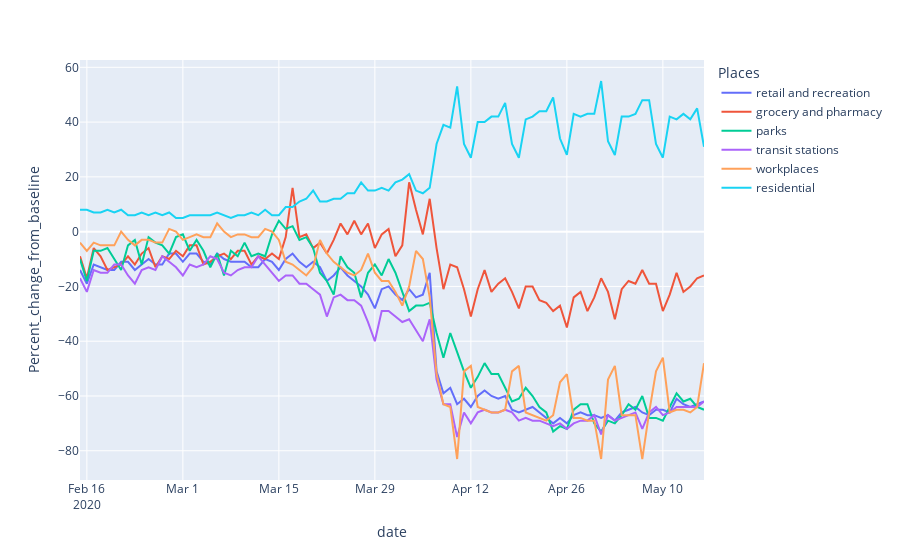

Notebook cell for this chart:
### Code cell
fig = px.line(mob, x='date', y='Percent_change_from_baseline', color="Places", hover_name="Places")
fig.show()

### Figure 1 — Plotly figure (JSON) as saved in the notebook; plotly's stock layout.template omitted (floating-point values rounded to 4 significant figures)
{"data": [{"hoverlabel": {"namelength": 0}, "hovertemplate": "<b>%{hovertext}</b><br><br>Places=retail and recreation<br>date=%{x}<br>Percent_change_from_baseline=%{y}", "hovertext": ["retail and recreation", "retail and recreation", "retail and recreation", "retail and recreation", "retail and recreation", "retail and recreation", "retail and recreation", "retail and recreation", "retail and recreation", "retail and recreation", "retail and recreation", "retail and recreation", "retail and recreation", "retail and recreation", "retail and recreation", "retail and recreation", "retail and recreation", "retail and recreation", "retail and recreation", "retail and recreation", "retail and recreation", "retail and recreation", "retail and recreation", "retail and recreation", "retail and recreation", "retail and recreation", "retail and recreation", "retail and recreation", "retail and recreation", "retail and recreation", "retail and recreation", "retail and recreation", "retail and recreation", "retail and recreation", "retail and recreation", "retail and recreation", "retail and recreation", "retail and recreation", "retail and recreation", "retail and recreation", "retail and recreation", "retail and recreation", "retail and recreation", "retail and recreation", "retail and recreation", "retail and recreation", "retail and recreation", "retail and recreation", "retail and recreation", "retail and recreation", "retail and recreation", "retail and recreation", "retail and recreation", "retail and recreation", "retail and recreation", "retail and recreation", "retail and recreation", "retail and recreation", "retail and recreation", "retail and recreation", "retail and recreation", "retail and recreation", "retail and recreation", "retail and recreation", "retail and recreation", "retail and recreation", "retail and recreation", "retail and recreation", "retail and recreation", "retail and recreation", "retail and recreation", "retail and recreation", "retail and recreation", "retail and recreation", "retail and recreation", "retail and recreation", "retail and recreation", "retail and recreation", "retail and recreation", "retail and recreation", "retail and recreation", "retail and recreation", "retail and recreation", "retail and recreation", "retail and recreation", "retail and recreation", "retail and recreation", "retail and recreation", "retail and recreation", "retail and recreation", "retail and recreation", "retail and recreation"], "legendgroup": "retail and recreation", "line": {"color": "#636efa", "dash": "solid"}, "mode": "lines", "name": "retail and recreation", "showlegend": true, "type": "scatter", "x": ["2020-02-15T00:00:00", "2020-02-16T00:00:00", "2020-02-17T00:00:00", "2020-02-18T00:00:00", "2020-02-19T00:00:00", "2020-02-20T00:00:00", "2020-02-21T00:00:00", "2020-02-22T00:00:00", "2020-02-23T00:00:00", "2020-02-24T00:00:00", "2020-02-25T00:00:00", "2020-02-26T00:00:00", "2020-02-27T00:00:00", "2020-02-28T00:00:00", "2020-02-29T00:00:00", "2020-03-01T00:00:00", "2020-03-02T00:00:00", "2020-03-03T00:00:00", "2020-03-04T00:00:00", "2020-03-05T00:00:00", "2020-03-06T00:00:00", "2020-03-07T00:00:00", "2020-03-08T00:00:00", "2020-03-09T00:00:00", "2020-03-10T00:00:00", "2020-03-11T00:00:00", "2020-03-12T00:00:00", "2020-03-13T00:00:00", "2020-03-14T00:00:00", "2020-03-15T00:00:00", "2020-03-16T00:00:00", "2020-03-17T00:00:00", "2020-03-18T00:00:00", "2020-03-19T00:00:00", "2020-03-20T00:00:00", "2020-03-21T00:00:00", "2020-03-22T00:00:00", "2020-03-23T00:00:00", "2020-03-24T00:00:00", "2020-03-25T00:00:00", "2020-03-26T00:00:00", "2020-03-27T00:00:00", "2020-03-28T00:00:00", "2020-03-29T00:00:00", "2020-03-30T00:00:00", "2020-03-31T00:00:00", "2020-04-01T00:00:00", "2020-04-02T00:00:00", "2020-04-03T00:00:00", "2020-04-04T00:00:00", "2020-04-05T00:00:00", "2020-04-06T00:00:00", "2020-04-07T00:00:00", "2020-04-08T00:00:00", "2020-04-09T00:00:00", "2020-04-10T00:00:00", "2020-04-11T00:00:00", "2020-04-12T00:00:00", "2020-04-13T00:00:00", "2020-04-14T00:00:00", "2020-04-15T00:00:00", "2020-04-16T00:00:00", "2020-04-17T00:00:00", "2020-04-18T00:00:00", "2020-04-19T00:00:00", "2020-04-20T00:00:00", "2020-04-21T00:00:00", "2020-04-22T00:00:00", "2020-04-23T00:00:00", "2020-04-24T00:00:00", "2020-04-25T00:00:00", "2020-04-26T00:00:00", "2020-04-27T00:00:00", "2020-04-28T00:00:00", "2020-04-29T00:00:00", "2020-04-30T00:00:00", "2020-05-01T00:00:00", "2020-05-02T00:00:00", "2020-05-03T00:00:00", "2020-05-04T00:00:00", "2020-05-05T00:00:00", "2020-05-06T00:00:00", "2020-05-07T00:00:00", "2020-05-08T00:00:00", "2020-05-09T00:00:00", "2020-05-10T00:00:00", "2020-05-11T00:00:00", "2020-05-12T00:00:00", "2020-05-13T00:00:00", "2020-05-14T00:00:00", "2020-05-15T00:00:00", "2020-05-16T00:00:00"], "xaxis": "x", "y": [-14, -19, -12, -13, -14, -14, -11, -11, -14, -12, -10, -12, -12, -8, -8, -11, -8, -8, -11, -12, -8, -10, -11, -11, -11, -13, -13, -10, -11, -14, -10, -8, -11, -13, -11, -13, -18, -16, -13, -16, -18, -20, -23, -28, -21, -20, -23, -25, -21, -24, -23, -15, -51, -59, -57, -63, -61, -64, -60, -58, -60, -61, -60, -65, -66, -65, -64, -66, -68, -70, -68, -70, -67, -66, -67, -67, -68, -67, -69, -66, -65, -64, -66, -67, -65, -65, -66, -61, -63, -64, -63, -62], "yaxis": "y"}, {"hoverlabel": {"namelength": 0}, "hovertemplate": "<b>%{hovertext}</b><br><br>Places=grocery and pharmacy<br>date=%{x}<br>Percent_change_from_baseline=%{y}", "hovertext": ["grocery and pharmacy", "grocery and pharmacy", "grocery and pharmacy", "grocery and pharmacy", "grocery and pharmacy", "grocery and pharmacy", "grocery and pharmacy", "grocery and pharmacy", "grocery and pharmacy", "grocery and pharmacy", "grocery and pharmacy", "grocery and pharmacy", "grocery and pharmacy", "grocery and pharmacy", "grocery and pharmacy", "grocery and pharmacy", "grocery and pharmacy", "grocery and pharmacy", "grocery and pharmacy", "grocery and pharmacy", "grocery and pharmacy", "grocery and pharmacy", "grocery and pharmacy", "grocery and pharmacy", "grocery and pharmacy", "grocery and pharmacy", "grocery and pharmacy", "grocery and pharmacy", "grocery and pharmacy", "grocery and pharmacy", "grocery and pharmacy", "grocery and pharmacy", "grocery and pharmacy", "grocery and pharmacy", "grocery and pharmacy", "grocery and pharmacy", "grocery and pharmacy", "grocery and pharmacy", "grocery and pharmacy", "grocery and pharmacy", "grocery and pharmacy", "grocery and pharmacy", "grocery and pharmacy", "grocery and pharmacy", "grocery and pharmacy", "grocery and pharmacy", "grocery and pharmacy", "grocery and pharmacy", "grocery and pharmacy", "grocery and pharmacy", "grocery and pharmacy", "grocery and pharmacy", "grocery and pharmacy", "grocery and pharmacy", "grocery and pharmacy", "grocery and pharmacy", "grocery and pharmacy", "grocery and pharmacy", "grocery and pharmacy", "grocery and pharmacy", "grocery and pharmacy", "grocery and pharmacy", "grocery and pharmacy", "grocery and pharmacy", "grocery and pharmacy", "grocery and pharmacy", "grocery and pharmacy", "grocery and pharmacy", "grocery and pharmacy", "grocery and pharmacy", "grocery and pharmacy", "grocery and pharmacy", "grocery and pharmacy", "grocery and pharmacy", "grocery and pharmacy", "grocery and pharmacy", "grocery and pharmacy", "grocery and pharmacy", "grocery and pharmacy", "grocery and pharmacy", "grocery and pharmacy", "grocery and pharmacy", "grocery and pharmacy", "grocery and pharmacy", "grocery and pharmacy", "grocery and pharmacy", "grocery and pharmacy", "grocery and pharmacy", "grocery and pharmacy", "grocery and pharmacy", "grocery and pharmacy", "grocery and pharmacy"], "legendgroup": "grocery and pharmacy", "line": {"color": "#EF553B", "dash": "solid"}, "mode": "lines", "name": "grocery and pharmacy", "showlegend": true, "type": "scatter", "x": ["2020-02-15T00:00:00", "2020-02-16T00:00:00", "2020-02-17T00:00:00", "2020-02-18T00:00:00", "2020-02-19T00:00:00", "2020-02-20T00:00:00", "2020-02-21T00:00:00", "2020-02-22T00:00:00", "2020-02-23T00:00:00", "2020-02-24T00:00:00", "2020-02-25T00:00:00", "2020-02-26T00:00:00", "2020-02-27T00:00:00", "2020-02-28T00:00:00", "2020-02-29T00:00:00", "2020-03-01T00:00:00", "2020-03-02T00:00:00", "2020-03-03T00:00:00", "2020-03-04T00:00:00", "2020-03-05T00:00:00", "2020-03-06T00:00:00", "2020-03-07T00:00:00", "2020-03-08T00:00:00", "2020-03-09T00:00:00", "2020-03-10T00:00:00", "2020-03-11T00:00:00", "2020-03-12T00:00:00", "2020-03-13T00:00:00", "2020-03-14T00:00:00", "2020-03-15T00:00:00", "2020-03-16T00:00:00", "2020-03-17T00:00:00", "2020-03-18T00:00:00", "2020-03-19T00:00:00", "2020-03-20T00:00:00", "2020-03-21T00:00:00", "2020-03-22T00:00:00", "2020-03-23T00:00:00", "2020-03-24T00:00:00", "2020-03-25T00:00:00", "2020-03-26T00:00:00", "2020-03-27T00:00:00", "2020-03-28T00:00:00", "2020-03-29T00:00:00", "2020-03-30T00:00:00", "2020-03-31T00:00:00", "2020-04-01T00:00:00", "2020-04-02T00:00:00", "2020-04-03T00:00:00", "2020-04-04T00:00:00", "2020-04-05T00:00:00", "2020-04-06T00:00:00", "2020-04-07T00:00:00", "2020-04-08T00:00:00", "2020-04-09T00:00:00", "2020-04-10T00:00:00", "2020-04-11T00:00:00", "2020-04-12T00:00:00", "2020-04-13T00:00:00", "2020-04-14T00:00:00", "2020-04-15T00:00:00", "2020-04-16T00:00:00", "2020-04-17T00:00:00", "2020-04-18T00:00:00", "2020-04-19T00:00:00", "2020-04-20T00:00:00", "2020-04-21T00:00:00", "2020-04-22T00:00:00", "2020-04-23T00:00:00", "2020-04-24T00:00:00", "2020-04-25T00:00:00", "2020-04-26T00:00:00", "2020-04-27T00:00:00", "2020-04-28T00:00:00", "2020-04-29T00:00:00", "2020-04-30T00:00:00", "2020-05-01T00:00:00", "2020-05-02T00:00:00", "2020-05-03T00:00:00", "2020-05-04T00:00:00", "2020-05-05T00:00:00", "2020-05-06T00:00:00", "2020-05-07T00:00:00", "2020-05-08T00:00:00", "2020-05-09T00:00:00", "2020-05-10T00:00:00", "2020-05-11T00:00:00", "2020-05-12T00:00:00", "2020-05-13T00:00:00", "2020-05-14T00:00:00", "2020-05-15T00:00:00", "2020-05-16T00:00:00"], "xaxis": "x", "y": [-9, -17, -6, -9, -14, -13, -12, -9, -12, -8, -6, -13, -9, -10, -7, -9, -5, -5, -12, -11, -9, -8, -10, -7, -7, -12, -9, -10, -8, -10, -2, 16, -2, -1, -6, -4, -8, -3, 3, -1, 4, -1, 3, -6, -1, 1, -9, -5, 18, 8, -1, 12, -6, -21, -12, -13, -21, -31, -21, -14, -22, -19, -17, -22, -28, -20, -20, -25, -26, -29, -27, -35, -24, -22, -29, -24, -17, -22, -32, -21, -18, -19, -14, -19, -19, -29, -23, -15, -22, -20, -17, -16], "yaxis": "y"}, {"hoverlabel": {"namelength": 0}, "hovertemplate": "<b>%{hovertext}</b><br><br>Places=parks<br>date=%{x}<br>Percent_change_from_baseline=%{y}", "hovertext": ["parks", "parks", "parks", "parks", "parks", "parks", "parks", "parks", "parks", "parks", "parks", "parks", "parks", "parks", "parks", "parks", "parks", "parks", "parks", "parks", "parks", "parks", "parks", "parks", "parks", "parks", "parks", "parks", "parks", "parks", "parks", "parks", "parks", "parks", "parks", "parks", "parks", "parks", "parks", "parks", "parks", "parks", "parks", "parks", "parks", "parks", "parks", "parks", "parks", "parks", "parks", "parks", "parks", "parks", "parks", "parks", "parks", "parks", "parks", "parks", "parks", "parks", "parks", "parks", "parks", "parks", "parks", "parks", "parks", "parks", "parks", "parks", "parks", "parks", "parks", "parks", "parks", "parks", "parks", "parks", "parks", "parks", "parks", "parks", "parks", "parks", "parks", "parks", "parks", "parks", "parks", "parks"], "legendgroup": "parks", "line": {"color": "#00cc96", "dash": "solid"}, "mode": "lines", "name": "parks", "showlegend": true, "type": "scatter", "x": ["2020-02-15T00:00:00", "2020-02-16T00:00:00", "2020-02-17T00:00:00", "2020-02-18T00:00:00", "2020-02-19T00:00:00", "2020-02-20T00:00:00", "2020-02-21T00:00:00", "2020-02-22T00:00:00", "2020-02-23T00:00:00", "2020-02-24T00:00:00", "2020-02-25T00:00:00", "2020-02-26T00:00:00", "2020-02-27T00:00:00", "2020-02-28T00:00:00", "2020-02-29T00:00:00", "2020-03-01T00:00:00", "2020-03-02T00:00:00", "2020-03-03T00:00:00", "2020-03-04T00:00:00", "2020-03-05T00:00:00", "2020-03-06T00:00:00", "2020-03-07T00:00:00", "2020-03-08T00:00:00", "2020-03-09T00:00:00", "2020-03-10T00:00:00", "2020-03-11T00:00:00", "2020-03-12T00:00:00", "2020-03-13T00:00:00", "2020-03-14T00:00:00", "2020-03-15T00:00:00", "2020-03-16T00:00:00", "2020-03-17T00:00:00", "2020-03-18T00:00:00", "2020-03-19T00:00:00", "2020-03-20T00:00:00", "2020-03-21T00:00:00", "2020-03-22T00:00:00", "2020-03-23T00:00:00", "2020-03-24T00:00:00", "2020-03-25T00:00:00", "2020-03-26T00:00:00", "2020-03-27T00:00:00", "2020-03-28T00:00:00", "2020-03-29T00:00:00", "2020-03-30T00:00:00", "2020-03-31T00:00:00", "2020-04-01T00:00:00", "2020-04-02T00:00:00", "2020-04-03T00:00:00", "2020-04-04T00:00:00", "2020-04-05T00:00:00", "2020-04-06T00:00:00", "2020-04-07T00:00:00", "2020-04-08T00:00:00", "2020-04-09T00:00:00", "2020-04-10T00:00:00", "2020-04-11T00:00:00", "2020-04-12T00:00:00", "2020-04-13T00:00:00", "2020-04-14T00:00:00", "2020-04-15T00:00:00", "2020-04-16T00:00:00", "2020-04-17T00:00:00", "2020-04-18T00:00:00", "2020-04-19T00:00:00", "2020-04-20T00:00:00", "2020-04-21T00:00:00", "2020-04-22T00:00:00", "2020-04-23T00:00:00", "2020-04-24T00:00:00", "2020-04-25T00:00:00", "2020-04-26T00:00:00", "2020-04-27T00:00:00", "2020-04-28T00:00:00", "2020-04-29T00:00:00", "2020-04-30T00:00:00", "2020-05-01T00:00:00", "2020-05-02T00:00:00", "2020-05-03T00:00:00", "2020-05-04T00:00:00", "2020-05-05T00:00:00", "2020-05-06T00:00:00", "2020-05-07T00:00:00", "2020-05-08T00:00:00", "2020-05-09T00:00:00", "2020-05-10T00:00:00", "2020-05-11T00:00:00", "2020-05-12T00:00:00", "2020-05-13T00:00:00", "2020-05-14T00:00:00", "2020-05-15T00:00:00", "2020-05-16T00:00:00"], "xaxis": "x", "y": [-10, -18, -7, -7, -6, -10, -14, -5, -3, -12, -2, -4, -5, -8, -2, -1, -7, -3, -7, -13, -8, -16, -7, -9, -4, -9, -8, -9, -1, 4, 1, 2, -3, -2, -6, -15, -18, -23, -9, -13, -15, -24, -15, -12, -16, -10, -15, -22, -29, -27, -27, -26, -37, -46, -37, -44, -51, -57, -53, -48, -52, -52, -57, -62, -61, -57, -60, -64, -66, -73, -71, -72, -65, -63, -63, -70, -73, -69, -70, -67, -63, -65, -60, -68, -68, -69, -64, -59, -62, -61, -64, -65], "yaxis": "y"}, {"hoverlabel": {"namelength": 0}, "hovertemplate": "<b>%{hovertext}</b><br><br>Places=transit stations<br>date=%{x}<br>Percent_change_from_baseline=%{y}", "hovertext": ["transit stations", "transit stations", "transit stations", "transit stations", "transit stations", "transit stations", "transit stations", "transit stations", "transit stations", "transit stations", "transit stations", "transit stations", "transit stations", "transit stations", "transit stations", "transit stations", "transit stations", "transit stations", "transit stations", "transit stations", "transit stations", "transit stations", "transit stations", "transit stations", "transit stations", "transit stations", "transit stations", "transit stations", "transit stations", "transit stations", "transit stations", "transit stations", "transit stations", "transit stations", "transit stations", "transit stations", "transit stations", "transit stations", "transit stations", "transit stations", "transit stations", "transit stations", "transit stations", "transit stations", "transit stations", "transit stations", "transit stations", "transit stations", "transit stations", "transit stations", "transit stations", "transit stations", "transit stations", "transit stations", "transit stations", "transit stations", "transit stations", "transit stations", "transit stations", "transit stations", "transit stations", "transit stations", "transit stations", "transit stations", "transit stations", "transit stations", "transit stations", "transit stations", "transit stations", "transit stations", "transit stations", "transit stations", "transit stations", "transit stations", "transit stations", "transit stations", "transit stations", "transit stations", "transit stations", "transit stations", "transit stations", "transit stations", "transit stations", "transit stations", "transit stations", "transit stations", "transit stations", "transit stations", "transit stations", "transit stations", "transit stations", "transit stations"], "legendgroup": "transit stations", "line": {"color": "#ab63fa", "dash": "solid"}, "mode": "lines", "name": "transit stations", "showlegend": true, "type": "scatter", "x": ["2020-02-15T00:00:00", "2020-02-16T00:00:00", "2020-02-17T00:00:00", "2020-02-18T00:00:00", "2020-02-19T00:00:00", "2020-02-20T00:00:00", "2020-02-21T00:00:00", "2020-02-22T00:00:00", "2020-02-23T00:00:00", "2020-02-24T00:00:00", "2020-02-25T00:00:00", "2020-02-26T00:00:00", "2020-02-27T00:00:00", "2020-02-28T00:00:00", "2020-02-29T00:00:00", "2020-03-01T00:00:00", "2020-03-02T00:00:00", "2020-03-03T00:00:00", "2020-03-04T00:00:00", "2020-03-05T00:00:00", "2020-03-06T00:00:00", "2020-03-07T00:00:00", "2020-03-08T00:00:00", "2020-03-09T00:00:00", "2020-03-10T00:00:00", "2020-03-11T00:00:00", "2020-03-12T00:00:00", "2020-03-13T00:00:00", "2020-03-14T00:00:00", "2020-03-15T00:00:00", "2020-03-16T00:00:00", "2020-03-17T00:00:00", "2020-03-18T00:00:00", "2020-03-19T00:00:00", "2020-03-20T00:00:00", "2020-03-21T00:00:00", "2020-03-22T00:00:00", "2020-03-23T00:00:00", "2020-03-24T00:00:00", "2020-03-25T00:00:00", "2020-03-26T00:00:00", "2020-03-27T00:00:00", "2020-03-28T00:00:00", "2020-03-29T00:00:00", "2020-03-30T00:00:00", "2020-03-31T00:00:00", "2020-04-01T00:00:00", "2020-04-02T00:00:00", "2020-04-03T00:00:00", "2020-04-04T00:00:00", "2020-04-05T00:00:00", "2020-04-06T00:00:00", "2020-04-07T00:00:00", "2020-04-08T00:00:00", "2020-04-09T00:00:00", "2020-04-10T00:00:00", "2020-04-11T00:00:00", "2020-04-12T00:00:00", "2020-04-13T00:00:00", "2020-04-14T00:00:00", "2020-04-15T00:00:00", "2020-04-16T00:00:00", "2020-04-17T00:00:00", "2020-04-18T00:00:00", "2020-04-19T00:00:00", "2020-04-20T00:00:00", "2020-04-21T00:00:00", "2020-04-22T00:00:00", "2020-04-23T00:00:00", "2020-04-24T00:00:00", "2020-04-25T00:00:00", "2020-04-26T00:00:00", "2020-04-27T00:00:00", "2020-04-28T00:00:00", "2020-04-29T00:00:00", "2020-04-30T00:00:00", "2020-05-01T00:00:00", "2020-05-02T00:00:00", "2020-05-03T00:00:00", "2020-05-04T00:00:00", "2020-05-05T00:00:00", "2020-05-06T00:00:00", "2020-05-07T00:00:00", "2020-05-08T00:00:00", "2020-05-09T00:00:00", "2020-05-10T00:00:00", "2020-05-11T00:00:00", "2020-05-12T00:00:00", "2020-05-13T00:00:00", "2020-05-14T00:00:00", "2020-05-15T00:00:00", "2020-05-16T00:00:00"], "xaxis": "x", "y": [-17, -22, -14, -15, -15, -12, -12, -16, -19, -14, -13, -14, -9, -11, -13, -16, -12, -13, -12, -9, -10, -15, -16, -14, -13, -13, -9, -12, -15, -18, -16, -16, -19, -19, -21, -23, -31, -24, -23, -25, -25, -27, -33, -40, -29, -29, -31, -33, -32, -36, -40, -32, -54, -63, -63, -75, -66, -70, -66, -65, -66, -66, -65, -66, -69, -68, -69, -69, -70, -71, -70, -72, -70, -69, -69, -67, -74, -67, -69, -68, -67, -66, -72, -66, -64, -67, -66, -64, -64, -64, -64, -62], "yaxis": "y"}, {"hoverlabel": {"namelength": 0}, "hovertemplate": "<b>%{hovertext}</b><br><br>Places=workplaces<br>date=%{x}<br>Percent_change_from_baseline=%{y}", "hovertext": ["workplaces", "workplaces", "workplaces", "workplaces", "workplaces", "workplaces", "workplaces", "workplaces", "workplaces", "workplaces", "workplaces", "workplaces", "workplaces", "workplaces", "workplaces", "workplaces", "workplaces", "workplaces", "workplaces", "workplaces", "workplaces", "workplaces", "workplaces", "workplaces", "workplaces", "workplaces", "workplaces", "workplaces", "workplaces", "workplaces", "workplaces", "workplaces", "workplaces", "workplaces", "workplaces", "workplaces", "workplaces", "workplaces", "workplaces", "workplaces", "workplaces", "workplaces", "workplaces", "workplaces", "workplaces", "workplaces", "workplaces", "workplaces", "workplaces", "workplaces", "workplaces", "workplaces", "workplaces", "workplaces", "workplaces", "workplaces", "workplaces", "workplaces", "workplaces", "workplaces", "workplaces", "workplaces", "workplaces", "workplaces", "workplaces", "workplaces", "workplaces", "workplaces", "workplaces", "workplaces", "workplaces", "workplaces", "workplaces", "workplaces", "workplaces", "workplaces", "workplaces", "workplaces", "workplaces", "workplaces", "workplaces", "workplaces", "workplaces", "workplaces", "workplaces", "workplaces", "workplaces", "workplaces", "workplaces", "workplaces", "workplaces", "workplaces"], "legendgroup": "workplaces", "line": {"color": "#FFA15A", "dash": "solid"}, "mode": "lines", "name": "workplaces", "showlegend": true, "type": "scatter", "x": ["2020-02-15T00:00:00", "2020-02-16T00:00:00", "2020-02-17T00:00:00", "2020-02-18T00:00:00", "2020-02-19T00:00:00", "2020-02-20T00:00:00", "2020-02-21T00:00:00", "2020-02-22T00:00:00", "2020-02-23T00:00:00", "2020-02-24T00:00:00", "2020-02-25T00:00:00", "2020-02-26T00:00:00", "2020-02-27T00:00:00", "2020-02-28T00:00:00", "2020-02-29T00:00:00", "2020-03-01T00:00:00", "2020-03-02T00:00:00", "2020-03-03T00:00:00", "2020-03-04T00:00:00", "2020-03-05T00:00:00", "2020-03-06T00:00:00", "2020-03-07T00:00:00", "2020-03-08T00:00:00", "2020-03-09T00:00:00", "2020-03-10T00:00:00", "2020-03-11T00:00:00", "2020-03-12T00:00:00", "2020-03-13T00:00:00", "2020-03-14T00:00:00", "2020-03-15T00:00:00", "2020-03-16T00:00:00", "2020-03-17T00:00:00", "2020-03-18T00:00:00", "2020-03-19T00:00:00", "2020-03-20T00:00:00", "2020-03-21T00:00:00", "2020-03-22T00:00:00", "2020-03-23T00:00:00", "2020-03-24T00:00:00", "2020-03-25T00:00:00", "2020-03-26T00:00:00", "2020-03-27T00:00:00", "2020-03-28T00:00:00", "2020-03-29T00:00:00", "2020-03-30T00:00:00", "2020-03-31T00:00:00", "2020-04-01T00:00:00", "2020-04-02T00:00:00", "2020-04-03T00:00:00", "2020-04-04T00:00:00", "2020-04-05T00:00:00", "2020-04-06T00:00:00", "2020-04-07T00:00:00", "2020-04-08T00:00:00", "2020-04-09T00:00:00", "2020-04-10T00:00:00", "2020-04-11T00:00:00", "2020-04-12T00:00:00", "2020-04-13T00:00:00", "2020-04-14T00:00:00", "2020-04-15T00:00:00", "2020-04-16T00:00:00", "2020-04-17T00:00:00", "2020-04-18T00:00:00", "2020-04-19T00:00:00", "2020-04-20T00:00:00", "2020-04-21T00:00:00", "2020-04-22T00:00:00", "2020-04-23T00:00:00", "2020-04-24T00:00:00", "2020-04-25T00:00:00", "2020-04-26T00:00:00", "2020-04-27T00:00:00", "2020-04-28T00:00:00", "2020-04-29T00:00:00", "2020-04-30T00:00:00", "2020-05-01T00:00:00", "2020-05-02T00:00:00", "2020-05-03T00:00:00", "2020-05-04T00:00:00", "2020-05-05T00:00:00", "2020-05-06T00:00:00", "2020-05-07T00:00:00", "2020-05-08T00:00:00", "2020-05-09T00:00:00", "2020-05-10T00:00:00", "2020-05-11T00:00:00", "2020-05-12T00:00:00", "2020-05-13T00:00:00", "2020-05-14T00:00:00", "2020-05-15T00:00:00", "2020-05-16T00:00:00"], "xaxis": "x", "y": [-4, -7, -4, -5, -5, -5, 0, -3, -5, -3, -3, -4, -4, 1, 0, -3, -2, -1, -2, -2, 3, 0, -2, -1, -1, -2, -2, 1, 0, -3, -11, -12, -14, -16, -13, -3, -8, -11, -13, -15, -16, -14, -8, -15, -18, -18, -22, -27, -20, -7, -10, -24, -52, -63, -64, -83, -51, -49, -64, -65, -66, -66, -65, -51, -49, -66, -67, -68, -69, -67, -55, -52, -68, -68, -69, -69, -83, -54, -49, -67, -67, -67, -83, -66, -51, -46, -66, -65, -65, -66, -64, -48], "yaxis": "y"}, {"hoverlabel": {"namelength": 0}, "hovertemplate": "<b>%{hovertext}</b><br><br>Places=residential<br>date=%{x}<br>Percent_change_from_baseline=%{y}", "hovertext": ["residential", "residential", "residential", "residential", "residential", "residential", "residential", "residential", "residential", "residential", "residential", "residential", "residential", "residential", "residential", "residential", "residential", "residential", "residential", "residential", "residential", "residential", "residential", "residential", "residential", "residential", "residential", "residential", "residential", "residential", "residential", "residential", "residential", "residential", "residential", "residential", "residential", "residential", "residential", "residential", "residential", "residential", "residential", "residential", "residential", "residential", "residential", "residential", "residential", "residential", "residential", "residential", "residential", "residential", "residential", "residential", "residential", "residential", "residential", "residential", "residential", "residential", "residential", "residential", "residential", "residential", "residential", "residential", "residential", "residential", "residential", "residential", "residential", "residential", "residential", "residential", "residential", "residential", "residential", "residential", "residential", "residential", "residential", "residential", "residential", "residential", "residential", "residential", "residential", "residential", "residential", "residential"], "legendgroup": "residential", "line": {"color": "#19d3f3", "dash": "solid"}, "mode": "lines", "name": "residential", "showlegend": true, "type": "scatter", "x": ["2020-02-15T00:00:00", "2020-02-16T00:00:00", "2020-02-17T00:00:00", "2020-02-18T00:00:00", "2020-02-19T00:00:00", "2020-02-20T00:00:00", "2020-02-21T00:00:00", "2020-02-22T00:00:00", "2020-02-23T00:00:00", "2020-02-24T00:00:00", "2020-02-25T00:00:00", "2020-02-26T00:00:00", "2020-02-27T00:00:00", "2020-02-28T00:00:00", "2020-02-29T00:00:00", "2020-03-01T00:00:00", "2020-03-02T00:00:00", "2020-03-03T00:00:00", "2020-03-04T00:00:00", "2020-03-05T00:00:00", "2020-03-06T00:00:00", "2020-03-07T00:00:00", "2020-03-08T00:00:00", "2020-03-09T00:00:00", "2020-03-10T00:00:00", "2020-03-11T00:00:00", "2020-03-12T00:00:00", "2020-03-13T00:00:00", "2020-03-14T00:00:00", "2020-03-15T00:00:00", "2020-03-16T00:00:00", "2020-03-17T00:00:00", "2020-03-18T00:00:00", "2020-03-19T00:00:00", "2020-03-20T00:00:00", "2020-03-21T00:00:00", "2020-03-22T00:00:00", "2020-03-23T00:00:00", "2020-03-24T00:00:00", "2020-03-25T00:00:00", "2020-03-26T00:00:00", "2020-03-27T00:00:00", "2020-03-28T00:00:00", "2020-03-29T00:00:00", "2020-03-30T00:00:00", "2020-03-31T00:00:00", "2020-04-01T00:00:00", "2020-04-02T00:00:00", "2020-04-03T00:00:00", "2020-04-04T00:00:00", "2020-04-05T00:00:00", "2020-04-06T00:00:00", "2020-04-07T00:00:00", "2020-04-08T00:00:00", "2020-04-09T00:00:00", "2020-04-10T00:00:00", "2020-04-11T00:00:00", "2020-04-12T00:00:00", "2020-04-13T00:00:00", "2020-04-14T00:00:00", "2020-04-15T00:00:00", "2020-04-16T00:00:00", "2020-04-17T00:00:00", "2020-04-18T00:00:00", "2020-04-19T00:00:00", "2020-04-20T00:00:00", "2020-04-21T00:00:00", "2020-04-22T00:00:00", "2020-04-23T00:00:00", "2020-04-24T00:00:00", "2020-04-25T00:00:00", "2020-04-26T00:00:00", "2020-04-27T00:00:00", "2020-04-28T00:00:00", "2020-04-29T00:00:00", "2020-04-30T00:00:00", "2020-05-01T00:00:00", "2020-05-02T00:00:00", "2020-05-03T00:00:00", "2020-05-04T00:00:00", "2020-05-05T00:00:00", "2020-05-06T00:00:00", "2020-05-07T00:00:00", "2020-05-08T00:00:00", "2020-05-09T00:00:00", "2020-05-10T00:00:00", "2020-05-11T00:00:00", "2020-05-12T00:00:00", "2020-05-13T00:00:00", "2020-05-14T00:00:00", "2020-05-15T00:00:00", "2020-05-16T00:00:00"], "xaxis": "x", "y": [8, 8, 7, 7, 8, 7, 8, 6, 6, 7, 6, 7, 6, 7, 5, 5, 6, 6, 6, 6, 7, 6, 5, 6, 6, 7, 6, 8, 6, 6, 9, 9, 11, 12, 15, 11, 11, 12, 12, 14, 14, 18, 15, 15, 16, 15, 18, 19, 21, 15, 14, 16, 32, 39, 38, 53, 32, 27, 40, 40, 42, 42, 47, 32, 27, 41, 42, 44, 44, 49, 34, 28, 43, 42, 43, 43, 55, 33, 28, 42, 42, 43, 48, 48, 32, 27, 42, 41, 43, 41, 45, 31], "yaxis": "y"}], "layout": {"legend": {"title": {"text": "Places"}, "tracegroupgap": 0}, "margin": {"t": 60}, "xaxis": {"anchor": "y", "domain": [0, 1], "title": {"text": "date"}}, "yaxis": {"anchor": "x", "domain": [0, 1], "title": {"text": "Percent_change_from_baseline"}}}}
